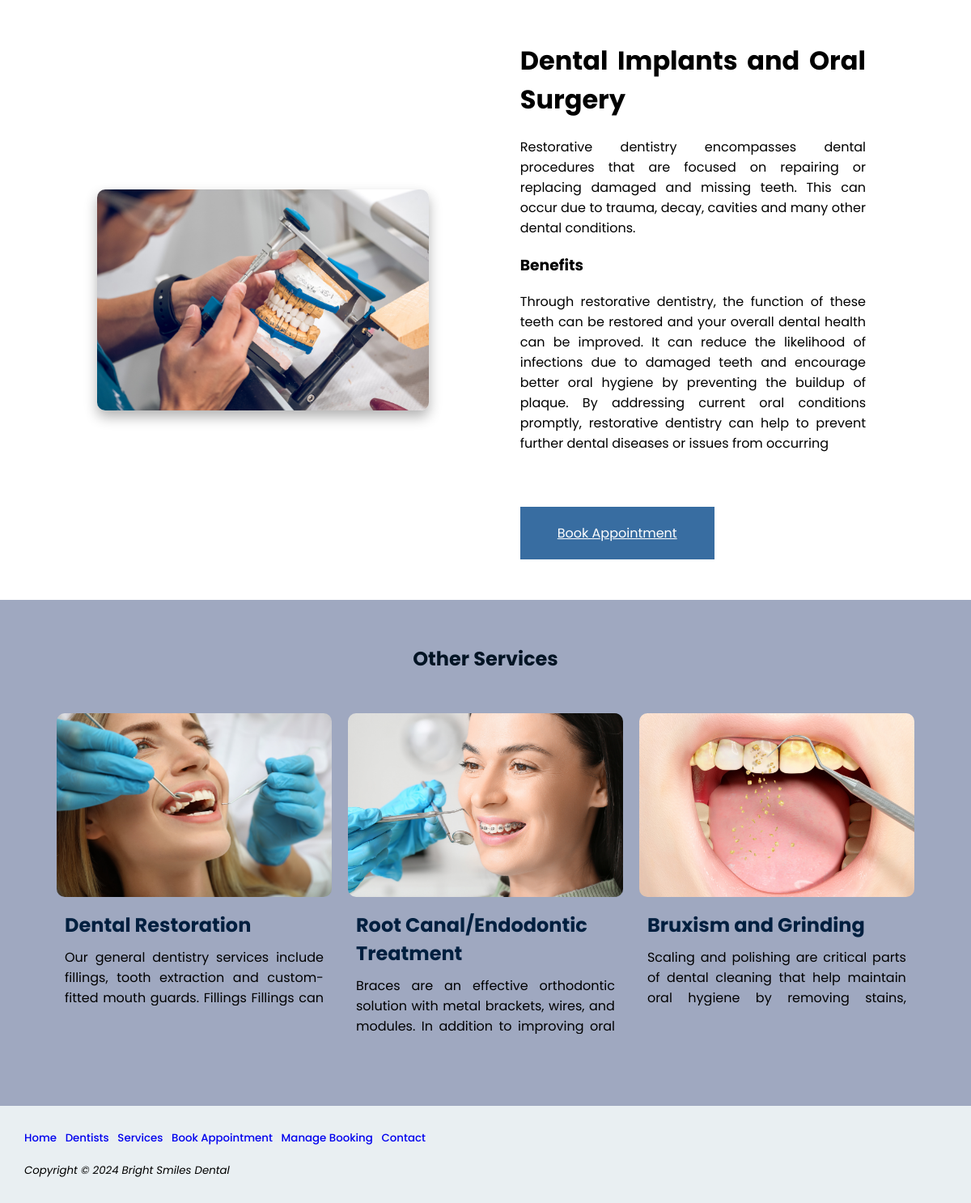
Screenshot of /Services/services_detail.php?service_id=4 with the database file from the repository.
### tables this page shows
CREATE TABLE Services (
    service_id INT PRIMARY KEY AUTO_INCREMENT,
    service_type VARCHAR(64),
    service_description TEXT,
    service_image VARCHAR(64)
);

### Services/services_detail.php (the view, shortened to what this page needs)
<!DOCTYPE html>
<html lang="en">
<head>
<link rel="stylesheet" href="../styles.css">
</head>
<body>
<div id="wrapper">
    <?php
        include '../dbconnect.php';
        $service_id = $_GET['service_id'] ?? '';
        $sql = "SELECT service_type, service_description, service_image FROM services WHERE service_id = ?";
        $stmt = $conn->prepare($sql);
        $stmt->bind_param("i", $service_id);
        $stmt->execute();
        $result = $stmt->get_result();
        $service = $result->fetch_assoc();
        if ($service) {
            echo "<div class='container_service'>";
            echo "<div id='service_image'>";
            echo "<img src='../Assets/{$service['service_image']}' width='400px' alt='temp'><br>";
            echo "</div>";
            echo "<div id='service_detail'>";
            echo "<h1>{$service['service_type']}</h1>";
            echo "<p>{$service['service_description']}</p>";
            echo "<br><br>";
            echo "<div id='book_appointment'>";
            echo "<a href='../Booking Appointment/book_appointment.php'>Book Appointment</a>";
            echo "</div>";
            echo "</div>";
            echo "</div>";
            $sql = "SELECT service_id, service_type, service_image, service_description FROM services WHERE service_id != ?";
            $stmt = $conn->prepare($sql);
            $stmt->bind_param("i", $service_id);
            $stmt->execute();
            $other_services = $stmt->get_result();
            echo "<div class='container_details'>";
            echo "<div id='details_header'><h2>Other Services</h2>";
            if ($other_services->num_rows > 0) {
                echo "<div class='container'>";
                while ($other_service = $other_services->fetch_assoc()) {
                    echo "<div class='box'>";
                    echo "<a href='?service_id={$other_service['service_id']}'>";
                    echo "<img src='../Assets/{$other_service['service_image']}' width='400px' alt='service'>";
                    echo "<h2>{$other_service['service_type']}</h2>";
                    $descriptionWords = explode(' ', strip_tags($other_service['service_description']));
                    $shortDescription = implode(' ', array_slice($descriptionWords, 0, 18)) . ' ...';
                    echo '<p class="service-description">' . htmlspecialchars($shortDescription) . '</p>';
                    echo "</a>";
                    echo "</div>";
                }
                echo "</div>";
            }
            echo "</div>";
            echo "</div>";
        } else {
            echo "<p>Service not found.</p>";
        }
    ?>
    <div id="footer"></div>
</div>
</body>
</html>

### styles.css (style rules this page uses)
body { margin:0px; width: 100%; font-family: 'Poppins', sans-serif; display: flex; justify-content: center; align-items: center; }
h2 { margin-block-start: 0.2em; margin-block-end: 0.2em; }
#wrapper { background-color:#FFFFFF; min-width:850px; width: 100%; font-family: "Poppins"; }
.container { padding: 20px; display: flex; flex-wrap: wrap; width: 90%; margin: auto; align-items: flex-start; }
.box { padding: 5px; margin: 20px 5px; overflow: hidden; text-align: justify; width: calc(33.33% - 10px); box-sizing: border-box; height: 450px; display:block; }
.box a { text-decoration: none; color: #001F3F; }
.box h2 { margin: 10px; text-align: left; }
.box p { margin: 10px; text-align: justify; }
.box img { width: 100%; height: auto; border-radius: 10px; }
#details_header { background-color: #9fa8c0; color: rgb(3, 20, 36); text-align: center; width: 100%; padding-top: 50px; }
.container_details { display: flex; flex-wrap: wrap; width: 100%; margin: auto; align-items: flex-start; }
.service-description { display: -webkit-box; display: flex; -webkit-box-orient: vertical; overflow: hidden; line-clamp: 3; max-height:4.5em; text-overflow: ellipsis; margin: 15px 20px; color: #000000; text-align: left; }
#service_detail { text-align: justify; }
#service_image { width: 60%; justify-content: center; display: flex; justify-content: left; }
#service_image img { height: auto; width: 80%; border-radius: 10px; box-shadow: 0 8px 16px rgba(0, 0, 0, 0.3); }
#service_detail { padding:10px; width: 50%; margin-bottom: 20px; }
#book_appointment { padding:20px; background-color: #386da1; width: 200px; text-align: center; }
#book_appointment a { color:#FFFFFF; }
.container_service { padding : 20px; display: flex; justify-content: center; width: 80%; margin: auto; align-items: center; }

### rows the page displays
services: service_image (picture), service_type "Dental Implants and Oral Surgery", service_description "Restorative dentistry encompasses dental procedures that are focused on repairing or replacing damaged and missing teeth. This can occur due to trauma, decay, cavities and many other dental conditions. Benefits Through restorative dentistry, the function of these teeth can be restored and your overall dental health can be improved. It can reduce the likelihood of infections due to damaged teeth and encourage better oral hygiene by preventing the buildup of plaque. By addressing current oral conditions promptly, restorative dentistry can help to prevent further dental diseases or issues from occurring"
services: service_image (picture), service_type "Dental Restoration", shortDescription "Our general dentistry services include fillings, tooth extraction and custom-fitted mouth guards. Fillings Fillings can…"
services: service_image (picture), service_type "Root Canal/Endodontic Treatment", shortDescription "Braces are an effective orthodontic solution with metal brackets, wires, and modules. In addition to improving oral…"
services: service_image (picture), service_type "Bruxism and Grinding", shortDescription "Scaling and polishing are critical parts of dental cleaning that help maintain oral hygiene by removing stains,…"
